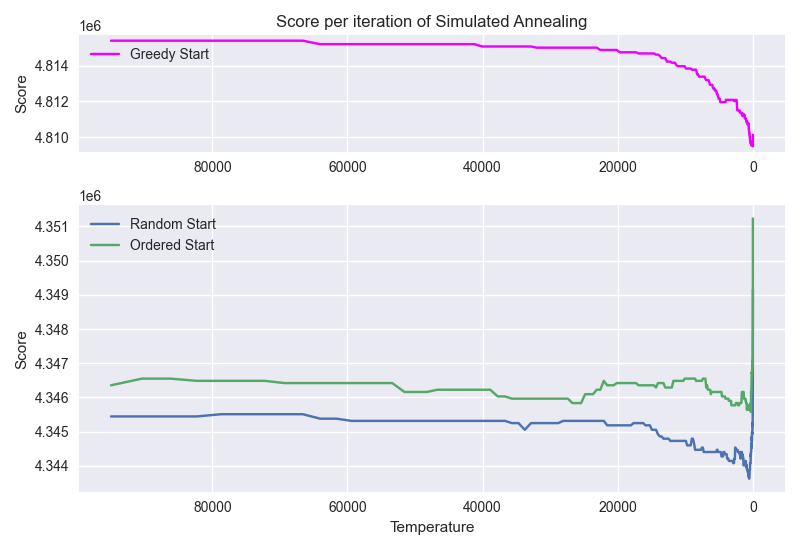

Source code (Python):
import numpy as np
import matplotlib.pyplot as plt


import matplotlib.pyplot as plt
import numpy as np

plt.style.use('seaborn')

fig = plt.figure()
gs = fig.add_gridspec(3, 1,)
ax1 = fig.add_subplot(gs[0, 0])
ax2 = fig.add_subplot(gs[1:, 0])

def get_data(filename):
    f = open(filename, 'r')
    T = [float(val) for val in f.readline().split()]
    scores = [int(val) for val in f.readline().split()]
    return {
        'T': T,
        'score': scores
    }

data = {
    'rs': get_data('d_random_start.txt'),
    'os': get_data('d_ordered_start.txt'),
    'gs': get_data('d_greedy_start.txt'),
    # 'oof': get_data('../iteraciones.txt'),
}

ax1.plot(data['gs']['T'], data['gs']['score'], label='Greedy Start', marker=".", c="#EE00FF", ms=.1)
# ax.plot(data['oof']['T'], data['oof']['score'], label='Latest Run', marker=".")

ax1.set_ylabel('Score')
ax1.invert_xaxis()
ax1.legend()
ax1.set_title('Score per iteration of Simulated Annealing')

ax2.plot(data['rs']['T'], data['rs']['score'], label='Random Start', marker=".", ms=.1)
ax2.plot(data['os']['T'], data['os']['score'], label='Ordered Start', marker=".", ms=.1)

ax2.set_xlabel('Temperature')
ax2.set_ylabel('Score')
ax2.invert_xaxis()
ax2.legend()

fig.tight_layout()

fig.savefig('iterations.png')
plt.show()

